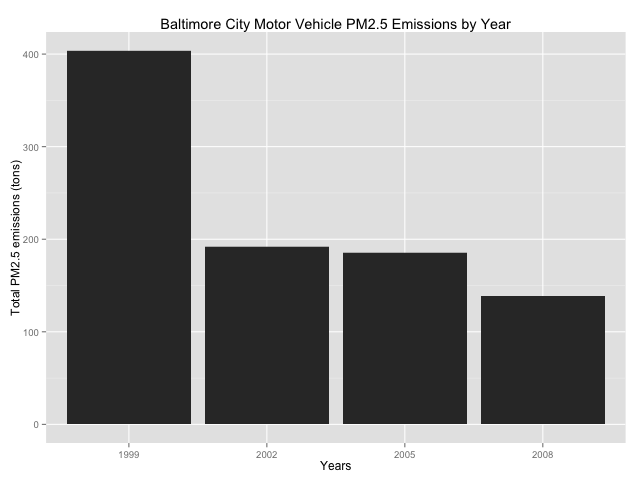

Write R code to recreate this figure.
# 5. How have emissions from motor vehicle sources changed from 1999–2008 
# in **Baltimore City**?

balt_merged <- merge(balt_NEI, SCC, by = "SCC", sort = F)
balt_mobile <- subset(balt_merged, grepl("mobile", SCC.Level.One, ignore.case = T))
balt_vehicles <- subset(balt_mobile, grepl("vehicle", SCC.Level.Two, ignore.case = T))

png("plot5.png", width = 640, height = 480)
p <- ggplot(balt_vehicles, aes(year, Emissions))
p + geom_bar(stat = "identity") +
    labs(title = "Baltimore City Motor Vehicle PM2.5 Emissions by Year",
         x = "Years",
         y = "Total PM2.5 emissions (tons)")
dev.off()
